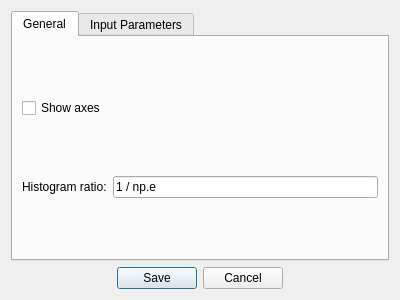
<?xml version="1.0" encoding="UTF-8"?>
<ui version="4.0">
 <class>Dialog</class>
 <widget class="QDialog" name="Dialog">
  <property name="geometry">
   <rect>
    <x>0</x>
    <y>0</y>
    <width>400</width>
    <height>300</height>
   </rect>
  </property>
  <property name="windowTitle">
   <string>Dialog</string>
  </property>
  <layout class="QVBoxLayout" name="verticalLayout">
   <item>
    <widget class="QTabWidget" name="tabWidget">
     <property name="currentIndex">
      <number>0</number>
     </property>
     <widget class="QWidget" name="tab">
      <attribute name="title">
       <string>General</string>
      </attribute>
      <layout class="QGridLayout" name="gridLayout_2">
       <item row="0" column="0" colspan="2">
        <widget class="QCheckBox" name="cb_show_axes">
         <property name="text">
          <string>Show axes</string>
         </property>
        </widget>
       </item>
       <item row="1" column="0">
        <widget class="QLabel" name="label_6">
         <property name="text">
          <string>Histogram ratio:</string>
         </property>
        </widget>
       </item>
       <item row="1" column="1">
        <widget class="QLineEdit" name="le_ratio">
         <property name="text">
          <string>1 / np.e</string>
         </property>
        </widget>
       </item>
      </layout>
     </widget>
     <widget class="QWidget" name="tab_2">
      <attribute name="title">
       <string>Input Parameters</string>
      </attribute>
      <layout class="QGridLayout" name="gridLayout">
       <item row="0" column="0">
        <widget class="QLabel" name="label">
         <property name="text">
          <string>File type.</string>
         </property>
        </widget>
       </item>
       <item row="0" column="1">
        <widget class="QComboBox" name="cb_ftype"/>
       </item>
       <item row="1" column="0">
        <widget class="QLabel" name="label_2">
         <property name="text">
          <string>Data type:</string>
         </property>
        </widget>
       </item>
       <item row="1" column="1">
        <widget class="QComboBox" name="cb_dtype"/>
       </item>
       <item row="2" column="0">
        <widget class="QLabel" name="label_3">
         <property name="text">
          <string>Height:</string>
         </property>
        </widget>
       </item>
       <item row="2" column="1">
        <widget class="QSpinBox" name="sb_height">
         <property name="maximum">
          <number>1000000000</number>
         </property>
        </widget>
       </item>
       <item row="3" column="0">
        <widget class="QLabel" name="label_4">
         <property name="text">
          <string>Width</string>
         </property>
        </widget>
       </item>
       <item row="3" column="1">
        <widget class="QSpinBox" name="sb_width">
         <property name="maximum">
          <number>1000000000</number>
         </property>
        </widget>
       </item>
       <item row="4" column="0">
        <widget class="QLabel" name="label_5">
         <property name="text">
          <string>Header</string>
         </property>
        </widget>
       </item>
       <item row="4" column="1">
        <widget class="QSpinBox" name="sb_header">
         <property name="maximum">
          <number>1000000000</number>
         </property>
        </widget>
       </item>
      </layout>
     </widget>
    </widget>
   </item>
   <item>
    <widget class="QDialogButtonBox" name="buttonBox">
     <property name="orientation">
      <enum>Qt::Horizontal</enum>
     </property>
     <property name="standardButtons">
      <set>QDialogButtonBox::Cancel|QDialogButtonBox::Save</set>
     </property>
     <property name="centerButtons">
      <bool>true</bool>
     </property>
    </widget>
   </item>
  </layout>
 </widget>
 <resources/>
 <connections/>
</ui>
